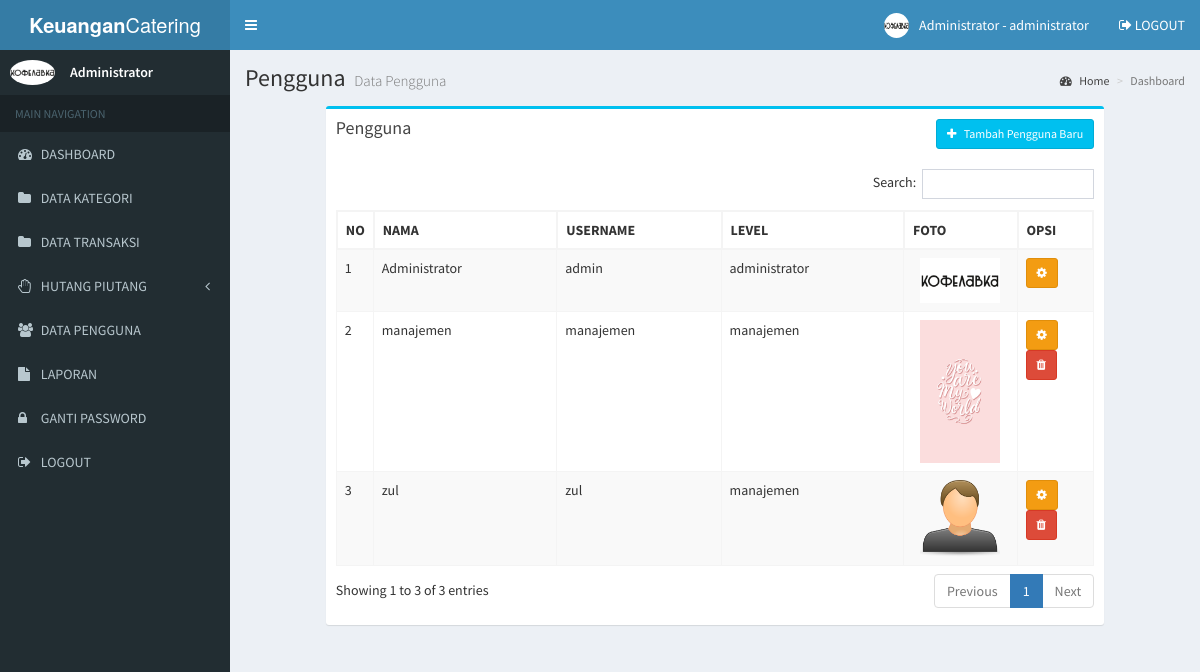
The page /admin/user.php (signed in) on the database its author committed.
### tables this page shows
CREATE TABLE `user` (
  `user_id` int(11) NOT NULL,
  `user_nama` varchar(100) NOT NULL,
  `user_username` varchar(100) NOT NULL,
  `user_password` varchar(100) NOT NULL,
  `user_foto` varchar(100) DEFAULT NULL,
  `user_level` varchar(20) NOT NULL
);

### admin/user.php (the view)
<?php include 'header.php'; ?>
<div class="content-wrapper">
  <section class="content-header">
    <h1>
      Pengguna
      <small>Data Pengguna</small>
    </h1>
    <ol class="breadcrumb">
      <li><a href="#"><i class="fa fa-dashboard"></i> Home</a></li>
      <li class="active">Dashboard</li>
    </ol>
  </section>
  <section class="content">
    <div class="row">
      <section class="col-lg-10 col-lg-offset-1">
        <div class="box box-info">
          <div class="box-header">
            <h3 class="box-title">Pengguna</h3>
            <a href="user_tambah.php" class="btn btn-info btn-sm pull-right"><i class="fa fa-plus"></i> &nbsp Tambah Pengguna Baru</a>
          </div>
          <div class="box-body">
            <div class="table-responsive">
              <table class="table table-bordered table-striped" id="table-datatable">
                <thead>
                  <tr>
                    <th width="1%">NO</th>
                    <th>NAMA</th>
                    <th>USERNAME</th>
                    <th>LEVEL</th>
                    <th width="15%">FOTO</th>
                    <th width="10%">OPSI</th>
                  </tr>
                </thead>
                <tbody>
                  <?php
                  include '../koneksi.php';
                  $no=1;
                  $data = mysqli_query($koneksi,"SELECT * FROM user");
                  while($d = mysqli_fetch_array($data)){
                    ?>
                    <tr>
                      <td><?php echo $no++; ?></td>
                      <td><?php echo $d['user_nama']; ?></td>
                      <td><?php echo $d['user_username']; ?></td>
                      <td><?php echo $d['user_level']; ?></td>
                      <td>
                        <center>
                          <?php if($d['user_foto'] == ""){ ?>
                            <img src="../gambar/sistem/user.png" style="width: 80px;height: auto">
                          <?php }else{ ?>
                            <img src="../gambar/user/<?php echo $d['user_foto'] ?>" style="width: 80px;height: auto">
                          <?php } ?>
                        </center>
                      </td>
                      <td>
                        <a class="btn btn-warning btn-sm" href="user_edit.php?id=<?php echo $d['user_id'] ?>"><i class="fa fa-cog"></i></a>
                        <?php if($d['user_id'] != 1){ ?>
                          <a class="btn btn-danger btn-sm" href="user_hapus.php?id=<?php echo $d['user_id'] ?>"><i class="fa fa-trash"></i></a>
                        <?php } ?>
                      </td>
                    </tr>
                    <?php
                  }
                  ?>
                </tbody>
              </table>
            </div>
          </div>
        </div>
      </section>
    </div>
  </section>
</div>
<?php include 'footer.php'; ?>

### admin/header.php (shortened to what this page needs)
<!DOCTYPE html>
<html>
<head>
  <link rel="stylesheet" href="../assets/bower_components/bootstrap/dist/css/bootstrap.min.css">
  <link rel="stylesheet" href="../assets/bower_components/font-awesome/css/font-awesome.min.css">
  <link rel="stylesheet" href="../assets/bower_components/Ionicons/css/ionicons.min.css">
  <link rel="stylesheet" href="../assets/dist/css/AdminLTE.min.css">
  <link rel="stylesheet" href="../assets/bower_components/datatables.net-bs/css/dataTables.bootstrap.min.css">
  <link rel="stylesheet" href="../assets/dist/css/skins/_all-skins.min.css">
  <link rel="stylesheet" href="../assets/bower_components/morris.js/morris.css">
  <link rel="stylesheet" href="../assets/bower_components/jvectormap/jquery-jvectormap.css">
  <link rel="stylesheet" href="../assets/bower_components/bootstrap-datepicker/dist/css/bootstrap-datepicker.min.css">
  <link rel="stylesheet" href="../assets/bower_components/bootstrap-daterangepicker/daterangepicker.css">
  <link rel="stylesheet" href="../assets/plugins/bootstrap-wysihtml5/bootstrap3-wysihtml5.min.css">
  <?php
  include '../koneksi.php';
  ?>
</head>
<body class="hold-transition skin-blue sidebar-mini">
  <div class="wrapper">
    <header class="main-header">
      <a href="index.php" class="logo">
        <span class="logo-lg"><b>Keuangan</b>Catering</span>
      </a>
      <nav class="navbar navbar-static-top">
        <a href="#" class="sidebar-toggle" data-toggle="push-menu" role="button">
        </a>
        <div class="navbar-custom-menu">
          <ul class="nav navbar-nav">
            <li class="dropdown user user-menu">
              <a href="#" class="dropdown-toggle" data-toggle="dropdown">
                <?php
                $id_user = $_SESSION['id'];
                $profil = mysqli_query($koneksi, "select * from user where user_id='$id_user'");
                $profil = mysqli_fetch_assoc($profil);
                if ($profil['user_foto'] == "") {
                ?>
                  <img src="../gambar/sistem/user.png" class="user-image">
                <?php } else { ?>
                  <img src="../gambar/user/<?php echo $profil['user_foto'] ?>" class="user-image">
                <?php } ?>
                <span class="hidden-xs"><?php echo $_SESSION['nama']; ?> - <?php echo $_SESSION['level']; ?></span>
              </a>
            </li>
            <li>
              <a href="logout.php"><i class="fa fa-sign-out"></i> LOGOUT</a>
            </li>
          </ul>
        </div>
      </nav>
    </header>
    <aside class="main-sidebar">
      <section class="sidebar">
        <div class="user-panel">
          <div class="pull-left image">
            <?php
            $id_user = $_SESSION['id'];
            $profil = mysqli_query($koneksi, "select * from user where user_id='$id_user'");
            $profil = mysqli_fetch_assoc($profil);
            if ($profil['user_foto'] == "") {
            ?>
              <img src="../gambar/sistem/user.png" class="img-circle">
            <?php } else { ?>
              <img src="../gambar/user/<?php echo $profil['user_foto'] ?>" class="img-circle" style="max-height:45px">
            <?php } ?>
          </div>
          <div class="pull-left info">
            <p><?php echo $_SESSION['nama']; ?></p>
          </div>
        </div>
        <ul class="sidebar-menu" data-widget="tree">
          <li class="header">MAIN NAVIGATION</li>
          <li>
            <a href="index.php">
              <i class="fa fa-dashboard"></i> <span>DASHBOARD</span>
            </a>
          </li>
          <li>
            <a href="kategori.php">
              <i class="fa fa-folder"></i> <span>DATA KATEGORI</span>
            </a>
          </li>
          <li>
            <a href="transaksi.php">
              <i class="fa fa-folder"></i> <span>DATA TRANSAKSI</span>
            </a>
          </li>
          <li class="treeview">
            <a href="#">
              <i class="fa fa-hand-paper-o"></i>
              <span>HUTANG PIUTANG</span>
              <span class="pull-right-container">
                <i class="fa fa-angle-left pull-right"></i>
              </span>
            </a>
          </li>
          <li>
            <a href="user.php">
              <i class="fa fa-users"></i> <span>DATA PENGGUNA</span>
            </a>
          </li>
          <li>
            <a href="laporan.php">
              <i class="fa fa-file"></i> <span>LAPORAN</span>
            </a>
          </li>
          <li>
            <a href="gantipassword.php">
              <i class="fa fa-lock"></i> <span>GANTI PASSWORD</span>
            </a>
          </li>
          <li>
            <a href="logout.php">
              <i class="fa fa-sign-out"></i> <span>LOGOUT</span>
            </a>
          </li>
        </ul>
      </section>
    </aside>

### admin/footer.php (shortened to what this page needs)
</div>
</body>
</html>

### admin/header.php (style rules this page uses)
#table-datatable { width: 100% !important; }
#table-datatable .sorting_disabled { border: 1px solid #f4f4f4; }

### rows shown on the page
user: user_foto (picture), user_nama "Administrator", user_username "admin", user_level "administrator"
user: user_nama "manajemen", user_username "manajemen", user_level "manajemen", user_foto (picture)
user: user_nama "zul", user_username "zul", user_level "manajemen"

### other values the page prints
$_SESSION['nama'] "Administrator"
$_SESSION['level'] "administrator"
